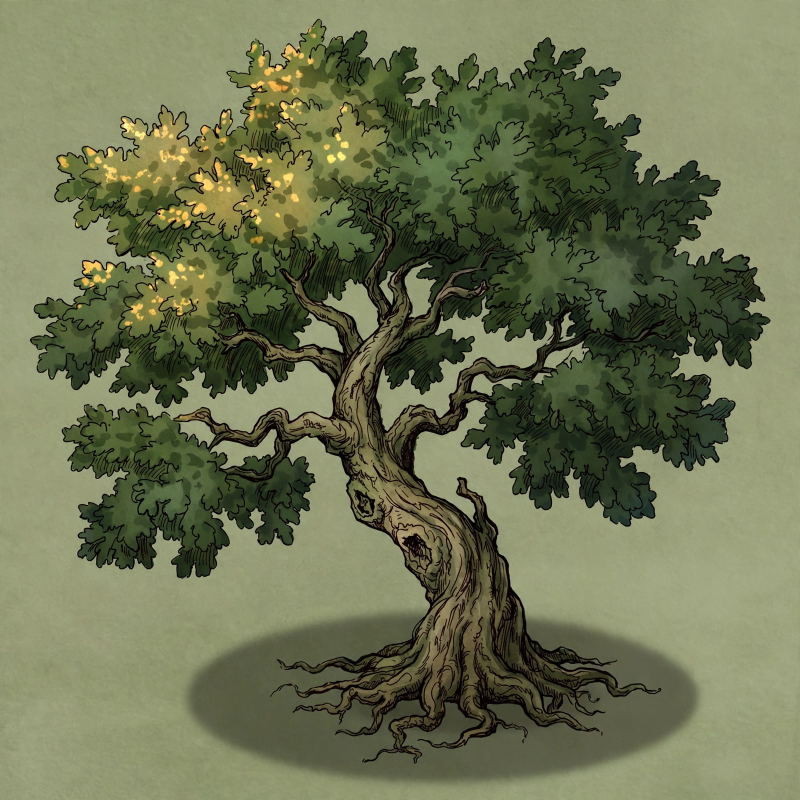
#> input picture art/reference/oak.webp, 1600 x 1600 px (shown at 1/2 size)
$ python art_clear_white.py ../art/reference/oak.webp
#> lines starting #> are read from the running program, lines starting #| are printed output that depends on the picture
#!/usr/bin/env python3
"""Clear white holes from a generated art asset (ART_STYLE.md, Muse output).

Muse removes the background around a subject but often leaves the holes
inside it (the gaps between a tree's branches, under an arch) as opaque
white. This makes every sizeable patch of near-white pixels transparent,
then softens the ink and paint along the new edges so no white halo is
left (the edge colour is "un-mixed" from white).

Usage:
    python3 tools/art_clear_white.py IN.png [OUT.png] [--min-area 400] [--white 245]

- --white: a pixel counts as white when all of R, G, B are at least this.
- --min-area: white patches smaller than this many pixels are kept, so
  small painted highlights survive. Raise it if highlights get punched out.

Whitewashed walls are cream (#EFE6D2), below the default threshold; still,
check a building after running this, and raise --white if a wall is hit.
"""
import argparse

import numpy as np
from PIL import Image
from scipy import ndimage


def clear_white(img: Image.Image, white: int = 245, min_area: int = 400) -> tuple[Image.Image, int]:
#> called with white = 245, min_area = 400
    rgba = np.asarray(img.convert("RGBA")).astype(np.float32)
    rgb, alpha = rgba[..., :3], rgba[..., 3]
#> alpha: shape (1600, 1600) float32; every value is 255
    near_white = (rgb.min(axis=2) >= white) & (alpha > 0)
#> near_white: shape (1600, 1600) bool; every value is 0
    labels, n = ndimage.label(near_white)
#> labels: shape (1600, 1600) int32; every value is 0
#> n = 0
    sizes = ndimage.sum(near_white, labels, range(1, n + 1))
#> sizes = empty array
    keep = np.zeros(n + 1, dtype=bool)
#> keep = [False]
    keep[1:] = sizes >= min_area
    hole = keep[labels]
    alpha[hole] = 0

    # Edge pixels within 2 px of a cleared hole were painted over white:
    # read how much white is in them, turn that into transparency, and
    # recover the colour underneath (c = a*paint + (1-a)*white).
    ring = ndimage.binary_dilation(hole, iterations=2) & ~hole & (alpha > 0)
    whiteness = np.clip((rgb.min(axis=2) - 150.0) / (255.0 - 150.0), 0.0, 1.0)
    a_new = np.clip(1.0 - whiteness, 0.05, 1.0)
    for ch in range(3):
        c = rgb[..., ch]
        un = (c - (1.0 - a_new) * 255.0) / a_new
        c[ring] = np.clip(un[ring], 0, 255)
#> this loop made 3 passes
#> pass 1, in clear_white, `c = rgb[..., ch]`:
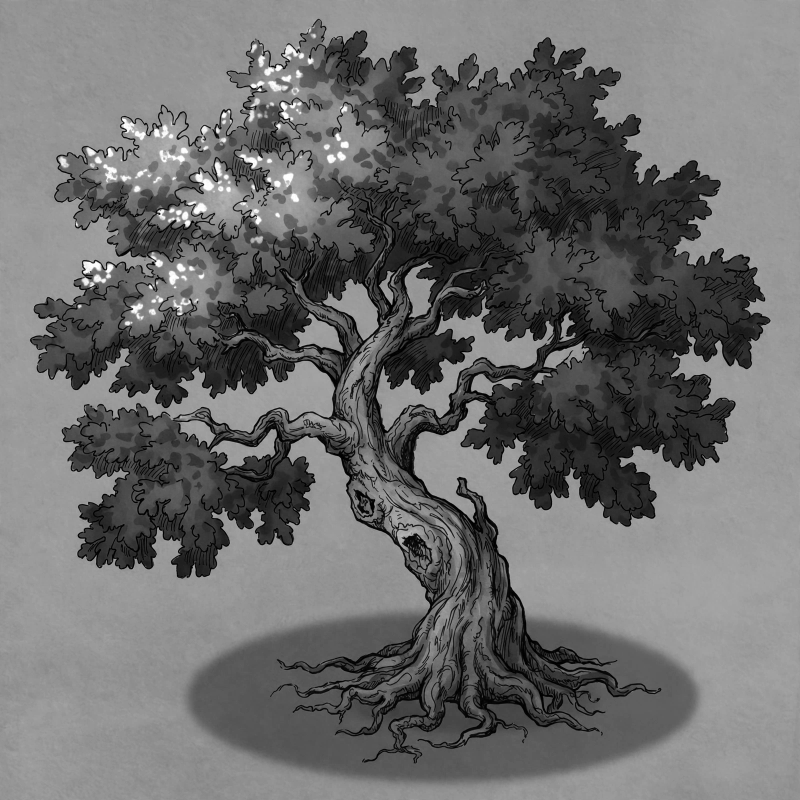
#> c: shape (1600, 1600) float32 (shown at 1/2 size); min 0, max 255, mean 109.6
#> after the loop:
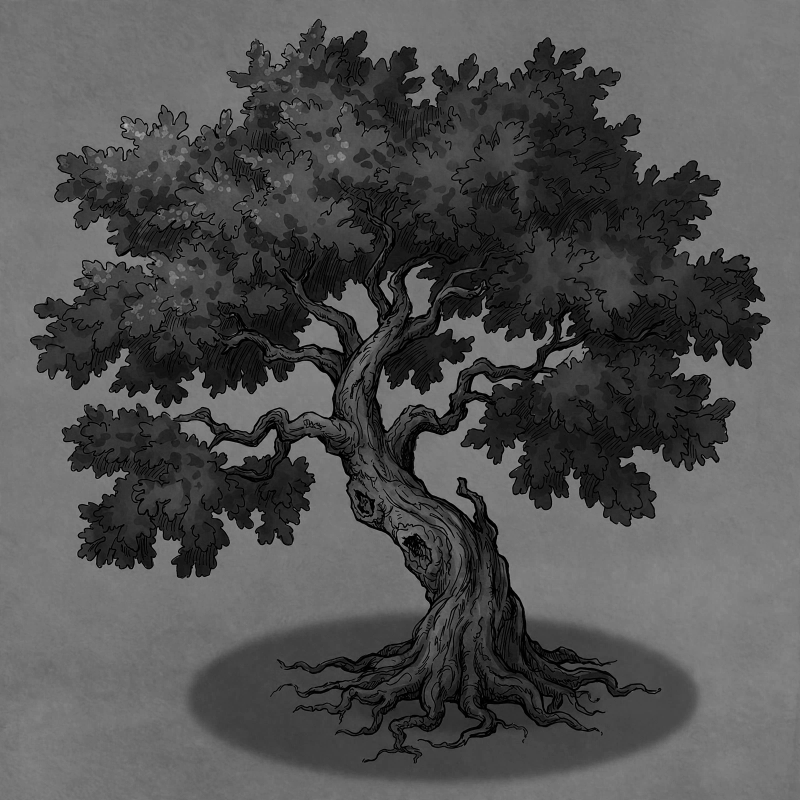
#> c: shape (1600, 1600) float32 (shown at 1/2 size); min 0, max 190, mean 81.6
    alpha[ring] = np.minimum(alpha[ring], a_new[ring] * 255.0)

    out = np.dstack([rgb, alpha]).round().astype(np.uint8)
    return Image.fromarray(out, "RGBA"), int(hole.sum())


def main() -> None:
    ap = argparse.ArgumentParser(description=__doc__, formatter_class=argparse.RawDescriptionHelpFormatter)
    ap.add_argument("src")
    ap.add_argument("dst", nargs="?")
    ap.add_argument("--white", type=int, default=245)
    ap.add_argument("--min-area", type=int, default=400)
    a = ap.parse_args()
    out, cleared = clear_white(Image.open(a.src), a.white, a.min_area)
#> cleared = 0
    dst = a.dst or a.src.rsplit(".", 1)[0] + "-clear.png"
    out.save(dst)
    print(f"cleared {cleared} px of white -> {dst}")
#| cleared 0 px of white -> ../art/reference/oak-clear.png


if __name__ == "__main__":
    main()
